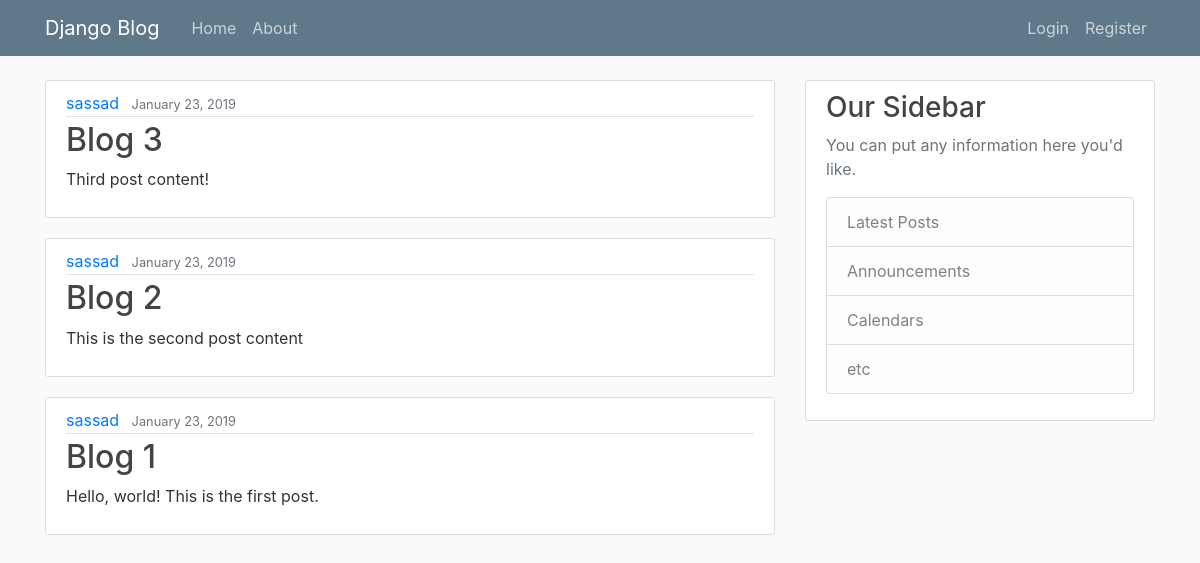
The page / on the database its author committed.
### blog/models.py (models this page shows, shortened)
class Post(models.Model):
    title = models.CharField(max_length=100)
    content = models.TextField()
    date_posted = models.DateTimeField(default=timezone.now)
    author = models.ForeignKey(User, on_delete=models.CASCADE)

### blog/views.py (the view)
# urls.py: url('', PostListView.as_view(), name='blog-home'),
class PostListView(ListView):
    model = Post
    template_name = 'blog/home.html'  # <app>/<modal>_<viewtype>.html
    context_object_name = 'posts'
    ordering = ['-date_posted']

### blog/templates/blog/home.html (shortened to what this page needs)
{% extends "blog/base.html" %}
{% block content %}
  {% for post in posts %}
    <article class="media content-section">
      <div class="media-body">
        <div class="article-metadata">
          <a class="mr-2" href="#">{{ post.author }}</a>
          <small class="text-muted">{{ post.date_posted|date:"F d, Y" }}</small>
        </div>
        <h2><a class="article-title" href="">{{ post.title }}</a></h2>
        <p class="article-content">{{ post.content }}</p>
      </div>
    </article>
  {% endfor %}
{% endblock content%}

### blog/static/blog/main.css (style rules this page uses)
body { background: #fafafa; color: #333333; margin-top: 5rem; }
h1, h2, h3, h4, h5, h6 { color: #444444; }
.content-section { background: #ffffff; padding: 10px 20px; border: 1px solid #dddddd; border-radius: 3px; margin-bottom: 20px; }
.article-title { color: #444444; }
.article-content { white-space: pre-line; }
.article-metadata { padding-bottom: 1px; margin-bottom: 4px; border-bottom: 1px solid #e3e3e3; }

### rows shown on the page
Post: author "sassad", date_posted "January 23, 2019", title "Blog 3", content "Third post content!"
Post: author "sassad", date_posted "January 23, 2019", title "Blog 2", content "This is the second post content"
Post: author "sassad", date_posted "January 23, 2019", title "Blog 1", content "Hello, world! This is the first post."
